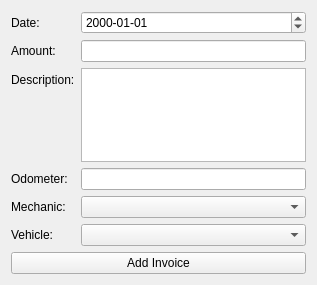
<?xml version="1.0" encoding="UTF-8"?>
<ui version="4.0">
 <class>Form</class>
 <widget class="QWidget" name="Form">
  <property name="geometry">
   <rect>
    <x>0</x>
    <y>0</y>
    <width>317</width>
    <height>285</height>
   </rect>
  </property>
  <property name="windowTitle">
   <string>Form</string>
  </property>
  <layout class="QFormLayout" name="formLayout">
   <item row="0" column="0">
    <widget class="QLabel" name="label">
     <property name="text">
      <string>Date:</string>
     </property>
    </widget>
   </item>
   <item row="2" column="0">
    <widget class="QLabel" name="label_2">
     <property name="text">
      <string>Amount:</string>
     </property>
    </widget>
   </item>
   <item row="4" column="0">
    <widget class="QLabel" name="label_3">
     <property name="text">
      <string>Description:</string>
     </property>
    </widget>
   </item>
   <item row="5" column="0">
    <widget class="QLabel" name="label_4">
     <property name="text">
      <string>Odometer:</string>
     </property>
    </widget>
   </item>
   <item row="7" column="0">
    <widget class="QLabel" name="label_5">
     <property name="text">
      <string>Mechanic:</string>
     </property>
    </widget>
   </item>
   <item row="9" column="0">
    <widget class="QLabel" name="label_6">
     <property name="text">
      <string>Vehicle:</string>
     </property>
    </widget>
   </item>
   <item row="4" column="1">
    <widget class="QPlainTextEdit" name="tbDescription"/>
   </item>
   <item row="5" column="1">
    <widget class="QLineEdit" name="leOdo"/>
   </item>
   <item row="2" column="1">
    <widget class="QLineEdit" name="leAmount"/>
   </item>
   <item row="7" column="1">
    <widget class="QComboBox" name="cbMechanic"/>
   </item>
   <item row="9" column="1">
    <widget class="QComboBox" name="cbVehicle"/>
   </item>
   <item row="11" column="0" colspan="2">
    <widget class="QPushButton" name="addButton">
     <property name="text">
      <string>Add Invoice</string>
     </property>
    </widget>
   </item>
   <item row="0" column="1">
    <widget class="QDateEdit" name="deDate">
     <property name="displayFormat">
      <string>yyyy-MM-dd</string>
     </property>
    </widget>
   </item>
  </layout>
 </widget>
 <resources/>
 <connections/>
</ui>
